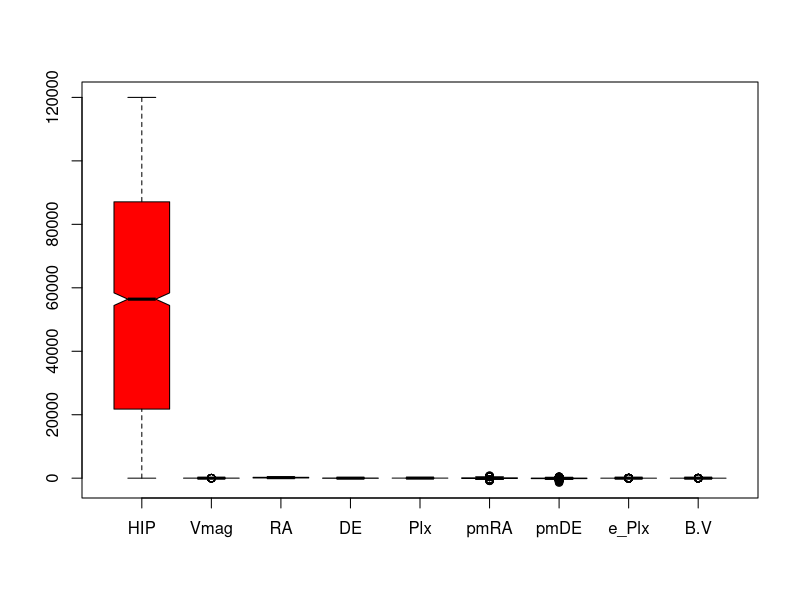
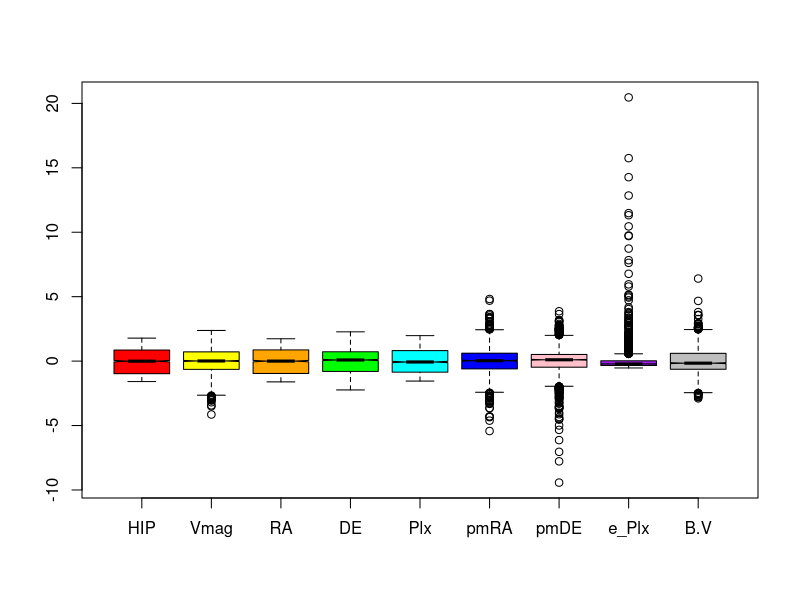
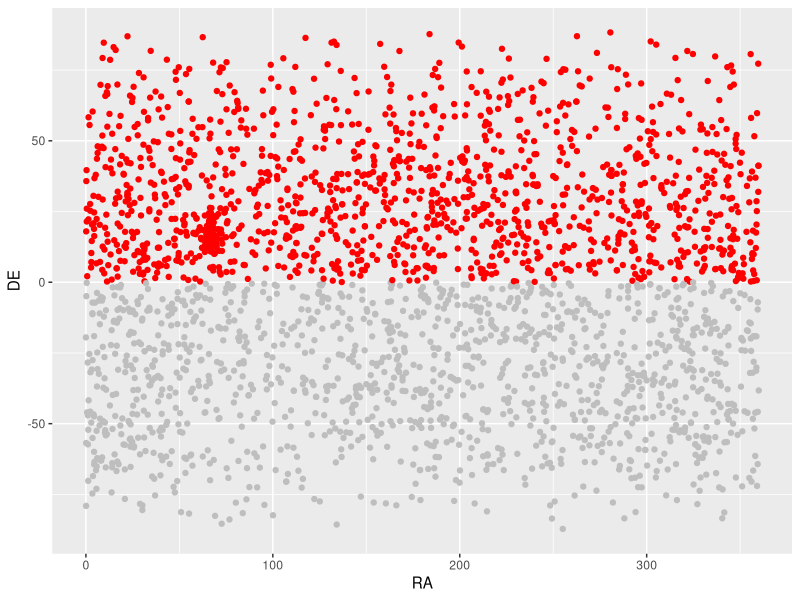
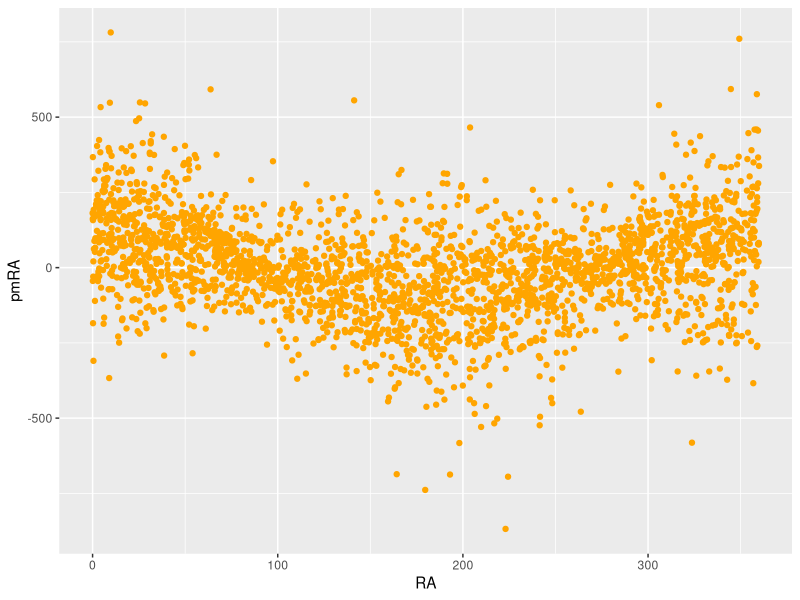
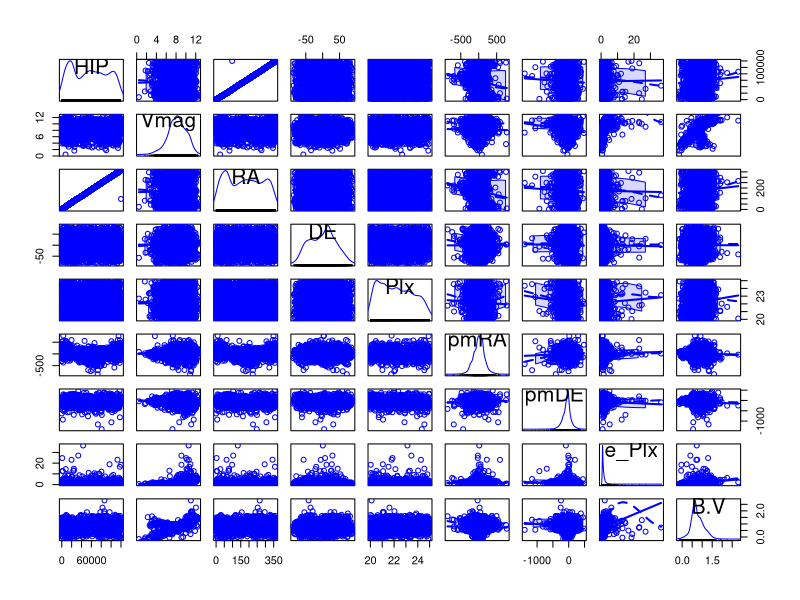
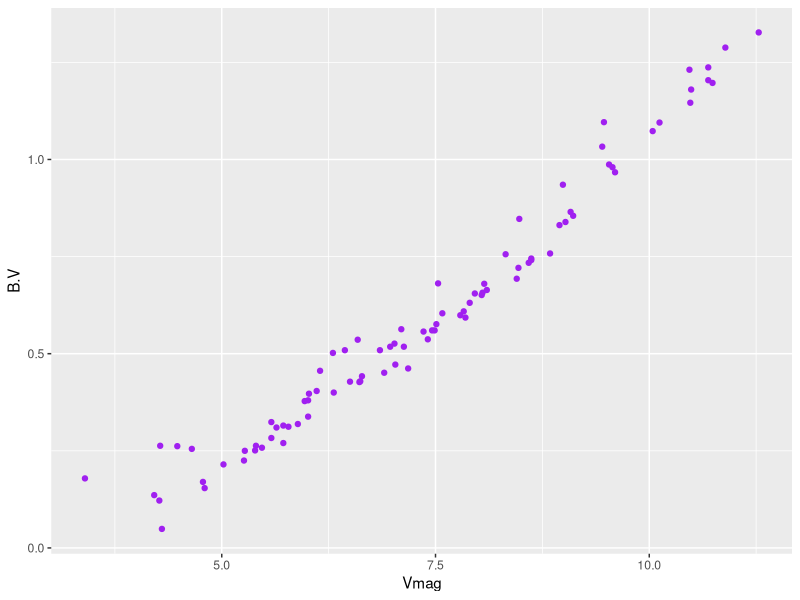
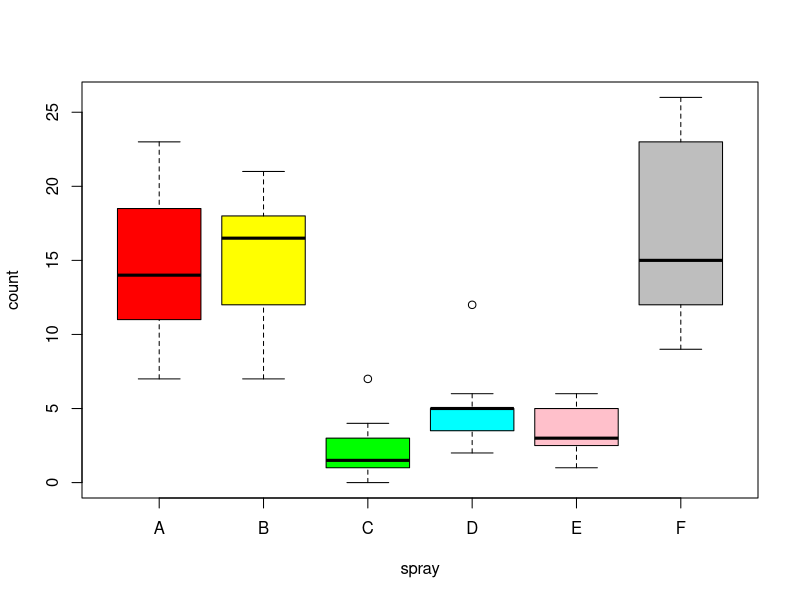

Reproduce these figures in R, in order.
## ---- chunk 1
knitr::opts_chunk$set(echo = TRUE)
## ---- chunk 2
# Descargamos el dataset obteniendo la cabecera y normalizando el tamaño de las filas
#hip<-read.table("https://astrostatistics.psu.edu/datasets/HIP_star.dat", header=T, fill=T)
hip<-read.table("HIP_star.dat", header=T, fill=T)
# Dimensión
dim(hip)
# Nombre de las columnas
colnames(hip)
# Tipos de datos
str(hip)
## ---- chunk 3
apply(hip, 2, mean)
apply(hip, 2, median)
apply(hip, 2, mode)
## ---- chunk 4
apply(hip, 2, range)
## ---- chunk 5
var(hip$RA)
sd(hip$RA)
mad(hip$RA)
## ---- chunk 6
f = function(x) c(median(x), mad(x))  
# Cálculo de la mediana y su desviación absoluta a partir de la 3ª columna
f(hip[,3])
## ---- chunk 7
library(dplyr)
c(hip$RA %>% median(), hip$RA %>% mad())
## ---- chunk 8
apply(hip, 2, f)
## ---- chunk 9
quantile(hip$RA, probs=seq(0.1, 0.5, 0.4))
## ---- chunk 10
quantile(hip$RA, probs=seq(0.25, 1.0, 0.25))
## ---- chunk 11
hip_summ<-summary(hip$RA)
hip_summ
# Cálculo de IQR a partir de Q3-Q1
as.numeric(hip_summ[5]) - as.numeric(hip_summ[2])
## ---- chunk 12
hasNA = function(x) any(is.na(x)) 
apply(hip, 2, hasNA)   
## ---- chunk 13
min(hip$B.V)
min(hip$B.V, na.rm = TRUE)
## ---- chunk 14
hip_nan = na.omit(hip)
# Suma de valores perdidos del dataset = 0
sum(is.na(hip_nan))
# Dimensiones del nuevo dataset sin NA
dim(hip_nan)
min(hip_nan$B.V)
## ---- chunk 15
# Medias con el conjunto original
apply(hip, 2, mean)

# Medias con el conjunto original ignorando los NA para cada columna
apply(hip, 2, function(x) mean(x, na.rm=TRUE))
## ---- chunk 16
# Diagrama de cajas del conjunto original
var_colors<-c("red", "yellow", "orange", "green", "cyan", "blue", "pink", "purple", "gray")
boxplot(hip, notch=TRUE, col=var_colors)

# Escalamos y centramos los datos
scaled_hip<-scale(hip)
# Diagrama de cajas con los datos normalizados
boxplot(scaled_hip, notch=TRUE, col=var_colors)
## ---- chunk 17
library(ggplot2)
ggplot(hip, aes(x=RA, y=DE)) + geom_point(color=ifelse(hip$DE > 0,'red','gray'))
## ---- chunk 18
library(ggplot2)
ggplot(hip, aes(x=RA, y=pmRA)) + geom_point(color="orange")
## ---- chunk 19
library(car)
scatterplotMatrix(hip)
## ---- chunk 20
attach(hip)
hyades<-hip %>% filter(RA > 50 & RA < 100) %>% filter(DE > 0 & DE < 25) %>% filter(pmRA > 90 & pmRA < 130) %>% filter(pmDE > -60 & pmDE < -10) %>% filter(e_Plx < 5) %>% filter(Vmag > 4 | B.V < 0.2)
# Dimensiones del nuevo dataset
dim(hyades)
# Diagrama de puntos entre Vmag y B.V
ggplot(hyades, aes(x=Vmag, y=B.V)) + geom_point(color="purple")
## ---- chunk 21
library(datasets)
insect_sprays<-InsectSprays
dim(insect_sprays)
var_colors<-c("red", "yellow", "green", "cyan", "pink", "gray")
boxplot(count~spray, insect_sprays, col=var_colors)
